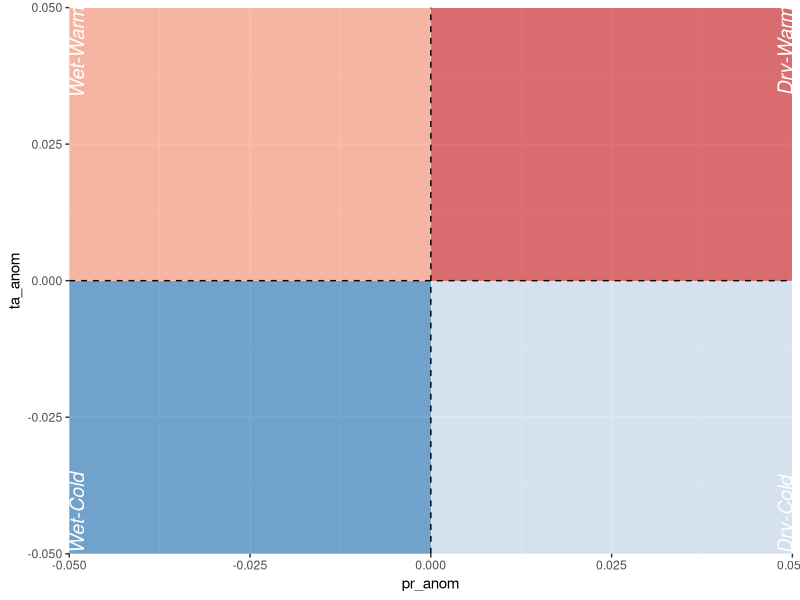
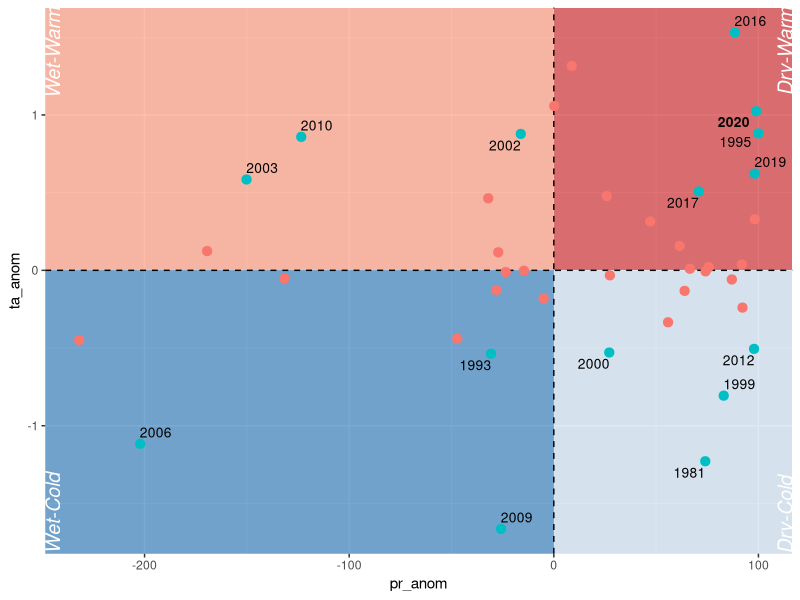
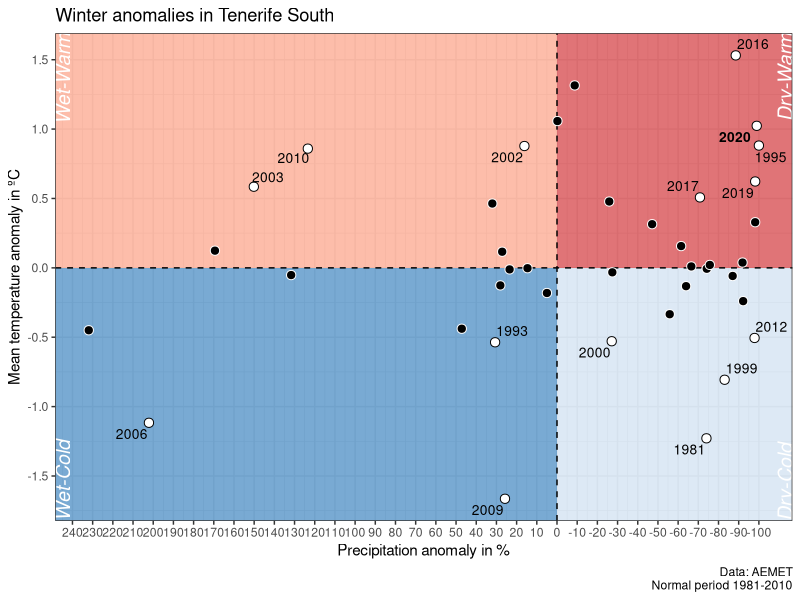

Write R code to recreate these figures, in order.
## ---- chunk 1
library(knitr)

tb <- data.frame(paquete=c("tidyverse","lubridate", "ggrepel"),
                 descripcion=c("Collection of packages (visualization, manipulation): ggplot2, dplyr, purrr, etc.",
                               "Easy manipulation of dates and times",
                               "Repel overlapping text labels in ggplot2"
                                ))

kable(tb,booktabs = TRUE,col.names=c("Package","Description"))

## ---- chunk 2
#we install the packages if necessary
if(!require("tidyverse")) install.packages("tidyverse")
if(!require("ggrepel")) install.packages("ggrepel")
if(!require("lubridate")) install.packages("lubridate")

#packages
library(tidyverse)
library(lubridate)
library(ggrepel)
## ---- chunk 3

data <- read_csv("meteo_tenerife.csv") 

data

## ---- chunk 4
meteo_yr <- function(dates, start_month = NULL) {
  # convert to POSIXlt
  dates.posix <- as.POSIXlt(dates)
  # year offset
  offset <- ifelse(dates.posix$mon >= start_month - 1, 1, 0)
  # new year
  adj.year = dates.posix$year + 1900 + offset
  return(adj.year)
}
## ---- chunk 5
data <- mutate(data, 
               winter_yr = meteo_yr(date, 12),
               month = month(date), 
               season = case_when(month %in% c(12,1:2) ~ "Winter",
                                  month %in% 3:5 ~ "Spring",
                                  month %in% 6:8 ~ "Summer",
                                  month %in% 9:11 ~ "Autum"))

data

## ---- chunk 6
data_inv <- filter(data, 
                   season == "Winter") %>% 
              group_by(winter_yr) %>%
                  summarise(pr = sum(pr, na.rm = TRUE),
                            ta = mean(ta, na.rm = TRUE))
## ---- chunk 7
data_inv <-  mutate(data_inv, pr_mean = mean(pr[winter_yr <= 2010]), 
                              ta_mean = mean(ta[winter_yr <= 2010]),
                              pr_anom = (pr*100/pr_mean)-100, 
                              ta_anom = ta-ta_mean,
                              
                              labyr = case_when(pr_anom < -10 & ta_anom < -.5 ~ winter_yr,
                                                pr_anom < -10 & ta_anom > .5 ~ winter_yr,
                                                pr_anom > 10 & ta_anom < -.5 ~ winter_yr,
                                                pr_anom > 10 & ta_anom > .5 ~ winter_yr),
                              symb_point = ifelse(!is.na(labyr), "yes", "no"),
                              lab_font = ifelse(labyr == 2020, "bold", "plain")
                    )
## ---- chunk 8
data_inv_p <- mutate(data_inv, pr_anom = pr_anom * -1)

bglab <- data.frame(x = c(-Inf, Inf, -Inf, Inf), 
                    y = c(Inf, Inf, -Inf, -Inf),
                    hjust = c(1, 1, 0, 0), 
                    vjust = c(1, 0, 1, 0),
                    lab = c("Wet-Warm", "Dry-Warm",
                              "Wet-Cold", "Dry-Cold"))

  
bglab
## ---- chunk 9
g1 <- ggplot(data_inv_p, 
             aes(pr_anom, ta_anom)) +
         annotate("rect", xmin = -Inf, xmax = 0, ymin = 0, ymax = Inf, fill = "#fc9272", alpha = .6) + #wet-warm
         annotate("rect", xmin = 0, xmax = Inf, ymin = 0, ymax = Inf, fill = "#cb181d", alpha = .6) + #dry-warm
         annotate("rect", xmin = -Inf, xmax = 0, ymin = -Inf, ymax = 0, fill = "#2171b5", alpha = .6) + #wet-cold
         annotate("rect", xmin = 0, xmax = Inf, ymin = -Inf, ymax = 0, fill = "#c6dbef", alpha = .6) + #dry-cold
       geom_hline(yintercept = 0,
                  linetype = "dashed") +
       geom_vline(xintercept = 0,
                  linetype = "dashed") +
       geom_text(data = bglab, 
                     aes(x, y, label = lab, hjust = hjust, vjust = vjust),
                     fontface = "italic", size = 5, 
                     angle = 90, colour = "white")

g1
## ---- chunk 10

g2 <- g1 + geom_point(aes(fill = symb_point, colour = symb_point),
                      size = 2.8, shape = 21, show.legend = FALSE) +
           geom_text_repel(aes(label = labyr, fontface = lab_font),
                           max.iter = 5000, 
                           size = 3.5) 
g2
## ---- chunk 11

g3 <- g2 + scale_x_continuous("Precipitation anomaly in %",
                              breaks = seq(-100, 250, 10) * -1,
                              labels = seq(-100, 250, 10),
                              limits = c(min(data_inv_p$pr_anom), 100)) +
           scale_y_continuous("Mean temperature anomaly in ºC",
                              breaks = seq(-2, 2, 0.5)) +
           scale_fill_manual(values = c("black", "white")) +
           scale_colour_manual(values = rev(c("black", "white"))) +
           labs(title = "Winter anomalies in Tenerife South", 
                caption = "Data: AEMET\nNormal period 1981-2010") +
           theme_bw()

g3
